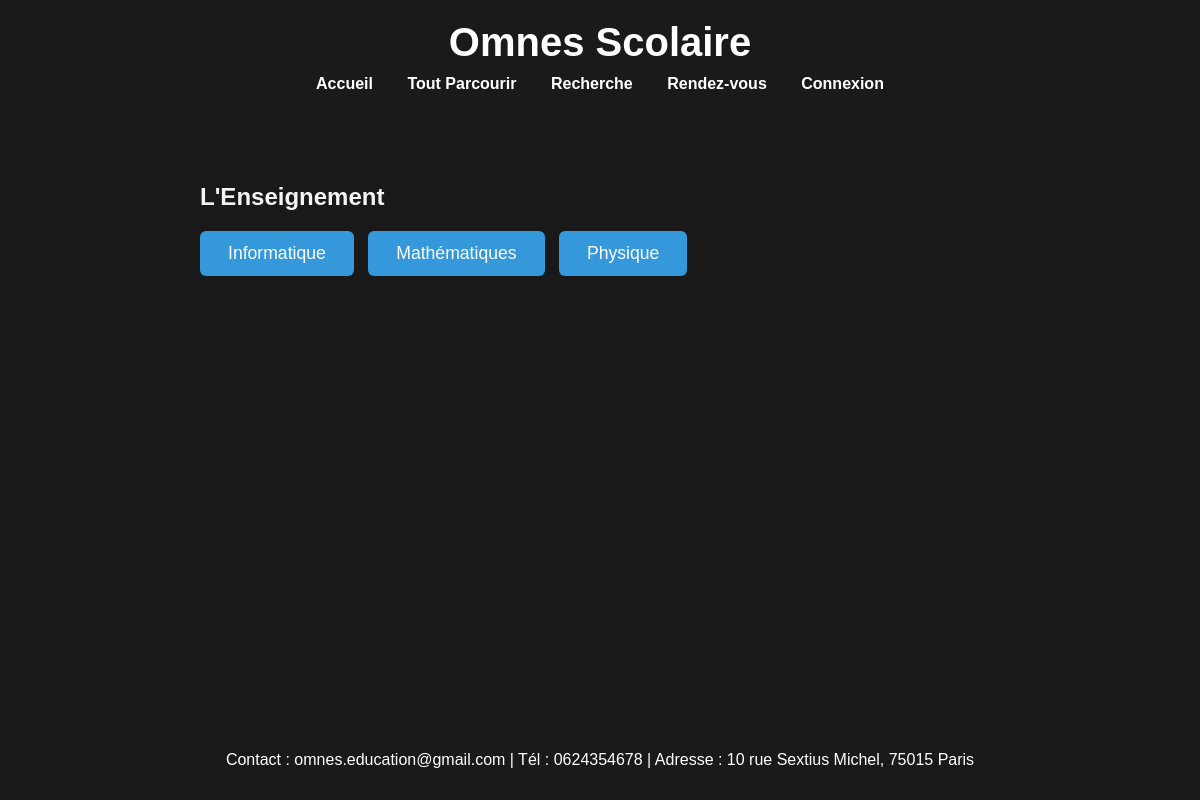
The app's page /enseignement.php with its own data.
### tables this page shows
CREATE TABLE IF NOT EXISTS `departements` (
  `id` int NOT NULL AUTO_INCREMENT,
  `nom` varchar(100) NOT NULL,
  PRIMARY KEY (`id`)
);

### enseignement.php (the view, shortened to what this page needs)
<?php
require_once 'config.php';
$stmt = $pdo->query("SELECT * FROM departements");
$departements = $stmt->fetchAll(PDO::FETCH_ASSOC);
?>
<!DOCTYPE html>
<html lang="fr">
<head>
    <link rel="stylesheet" href="style.css">
</head>
<body>
    <header>
        <h1>Omnes Scolaire</h1>
        <nav>
            <a href="index.php">Accueil</a>
            <a href="parcourir.php">Tout Parcourir</a>
            <a href="recherche.php">Recherche</a>
            <a href="rendezvous.php">Rendez-vous</a>
            <?php if (isset($_SESSION['utilisateur'])): ?>
                <a href="messages.php">Messages</a>
                <a href="compte.php">Votre compte</a>
                <a href="deconnexion.php">Déconnexion</a>
            <?php else: ?>
                <a href="connexion.php">Connexion</a>
            <?php endif; ?>
        </nav>
    </header>
    <main>
        <h2>L'Enseignement</h2>
        <div class="departements">
            <?php foreach($departements as $departement): ?>
                <button class="departement-btn" onclick="showDept(<?php echo $departement['id']; ?>)">
                    <?php echo htmlspecialchars($departement['nom']); ?>
                </button>
            <?php endforeach; ?>
        </div>
    </main>
    <footer>
        <p>Contact : omnes.education@gmail.com | Tél : 0624354678 | Adresse : 10 rue Sextius Michel, 75015 Paris</p>
    </footer>
</body>
</html>

### style.css (style rules this page uses)
html, body { margin: 0; padding: 0; width: 100%; overflow-x: hidden; }
body { font-family: Arial, sans-serif; color: #f4f4f4; background: #333; background-attachment: fixed; }
header { background: #1a1a1a; color: #fff; padding: 20px 0 10px 0; text-align: center; }
header h1 { margin: 0 0 10px 0; font-size: 2.5em; color: #ffffff; }
nav { margin-bottom: 10px; }
nav a { color: #fff; text-decoration: none; margin: 0 15px; font-weight: bold; transition: color 0.2s; }
main { max-width: 800px; margin: 30px auto; background: none; padding: 20px; }
footer { background: #1a1a1a; color: #fff; text-align: center; padding: 15px 0; position: fixed; width: 100%; bottom: 0; left: 0; z-index: 1; }
h1 { text-align: center; color: #ffffff; }
.departement-btn { background: #3498db; color: #fff; border: none; border-radius: 6px; padding: 12px 28px; margin: 0 10px 20px 0; font-size: 1.1em; cursor: pointer; transition: background 0.2s, transform 0.2s; }
body::after { content: ''; position: fixed; top: 0; left: 0; width: 100%; height: 100%; background-color: rgba(0, 0, 0, 0.5); z-index: -1; }

### records on screen
departements: nom "Informatique"
departements: nom "Mathématiques"
departements: nom "Physique"
